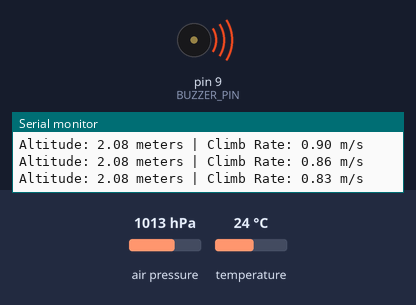
Simulated run of this sketch. Board: Arduino Uno, built with avr-gcc and run on an emulated ATmega328P. Parts: buzzer (waves = sounding), the last lines printed to the serial monitor. The inputs (shaded band) are chosen by the test bench; at power-on: air pressure 1013 hPa, temperature 24 °C.

Above: at 3.2 s.
3.3 s: air pressure set to 952 hPa
At 4.5 s:
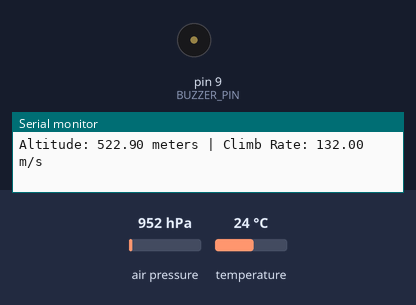
6.3 s: air pressure set to 975 hPa
At 6.98 s:
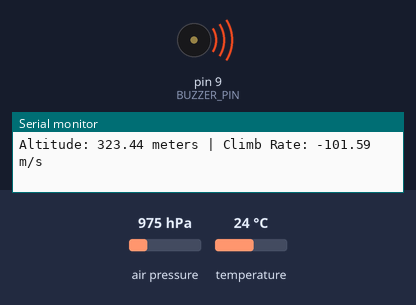
Timing chart, 0 to 15.3 s (numbered marks = the images above; inputs shaded):
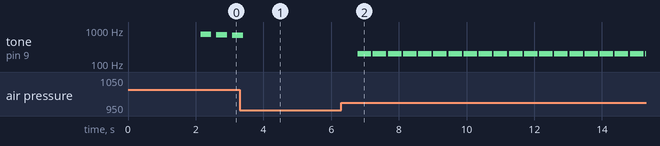

Measured:
- after the input at 3.3 s, tone on pin 9 (BUZZER_PIN): goes on until 3.4 s, then stays silent
- after the input at 6.3 s, tone on pin 9 (BUZZER_PIN): alternates 200 Hz for 0.40 s and silent for 0.05 s, starting after 0.49 s
- by itself, tone on pin 9 (BUZZER_PIN): plays 753 Hz for 0.32 s, 731 Hz for 0.33 s, 707 Hz for 0.23 s

The sketch:

vario_test.ino
```cpp
#include <Wire.h>
#include <Adafruit_BMP280.h>
#include <toneAC.h>

#define BUZZER_PIN 9

Adafruit_BMP280 bmp;  // Assuming you have initialized the BMP sensor


// CODE FROM ANDREI's Project https://www.instructables.com/id/DIY-Arduino-Variometer-for-Paragliding
float vario = 0;
byte samples = 40;
byte maxsamples = 50;
float alt[51];
float tim[51];
float tempo = millis();             // Beschreibung einer Tempovariablen vom Typ float und Zuweisung eines Wertes mit der Funktion millis () - Zählt die Zeit ab Programmstart in Millisekunden
float N1 = 0;                       // Variable zur Mittelwertbildung
float N2 = 0;                       // Variable zur Mittelwertbildung
float N3 = 0;                       // Variable zur Mittelwertbildung
float D1 = 0;                       // Variable zur Mittelwertbildung
float D2 = 0;                       // Variable zur Mittelwertbildung

//BEEP
float beep = 10.0;
float Beep_period = 10.0;

void setup() {
  Serial.begin(9600);
  pinMode(BUZZER_PIN, OUTPUT);

  if (!bmp.begin(0x76)) {
    Serial.println("Could not find a valid BMP280 sensor, check wiring!");
    while (1);
  }
  delay(2000);
}

void loop() {

  // read Pressure, Temperature and Altitude
  uint32_t pressure = bmp.readPressure();
  int8_t temperature = bmp.readTemperature();
  float altitude = bmp.readAltitude();
  // int vcc = vRef.readVcc();

  // float climbRate = calculateClimbRate(altitude);
  float climbRate = VarioMSCalculation(altitude);

  Serial.print("Altitude: ");
  Serial.print(altitude);
  Serial.print(" meters | Climb Rate: ");
  Serial.print(climbRate);
  Serial.println(" m/s");

  VarioBeep(0.5, -0.5);


  delay(39);  // Adjust the delay based on your desired update frequency
}

float VarioMSCalculation(float altitude){
  /*
  This is a moving window averager for the climb rate in m/s.
  Every time it runs it updates the last value of two arrays of altitude (alt) and time (tim).
  */
  tempo = millis();
  N1 = 0;
  N2 = 0;
  N3 = 0;
  D1 = 0;
  D2 = 0;

  vario = 0;

  // shift every previous measurement stored in the arrays back of one position
  for(int cc=1; cc<=maxsamples; cc++)
  {
    alt[(cc-1)] = alt[cc];
    tim[(cc-1)] = tim[cc];
  }

  // updates the last value in the array with the measured altitude and time
  alt[maxsamples] = altitude;
  tim[maxsamples] = tempo;

  // defines starting time. maxsamples is 50. samples is 40. So sets the stime to the tenth value of time array: tim[10]
  float stime = tim[maxsamples-samples];

  for(int cc=(maxsamples-samples); cc<maxsamples; cc++)
  {
    N1+=(tim[cc]-stime)*alt[cc]; // time since start time per altitude
    N2+=(tim[cc]-stime); // time since start time
    N3+=(alt[cc]);
    D1+=(tim[cc]-stime)*(tim[cc]-stime);
    D2+=(tim[cc]-stime);
  }

  vario=1000*((samples*N1)-N2*N3)/(samples*D1-D2*D2);

  return vario;

}

void VarioBeep(float TreshUp, float TreshDown) {
  // enforces beeps are separate between eachother.
  if ((tempo - beep) > Beep_period + 100) {   //  From the previous loop till now at least Beep_period+100 must have passed (400-200ms depending on vario)
    beep = tempo;
    if (vario > TreshUp && vario < 15) { // if the climb rate is more than threshold and less than 15 play
      Beep_period = 400 - (vario * 80);
      toneAC(500 + (250 * vario),10);
      delay(abs(Beep_period)); // shit way to force Beep_period to be positive
      toneAC();
    } else if (vario < TreshDown) {
      Beep_period = 200;
      toneAC(200, 10);
      delay(400);
      toneAC();
    }
  }
}
```
